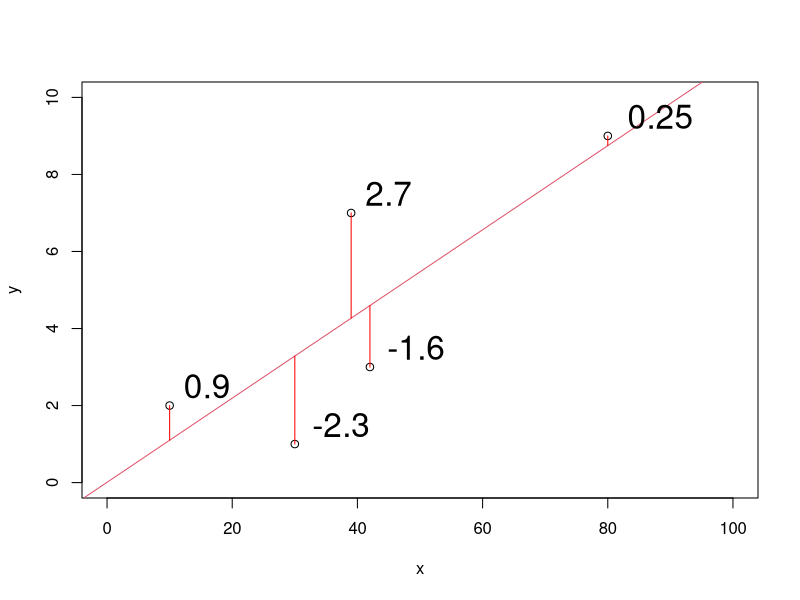

The R script that drew this image:
#--- Input data
x = c(10, 42, 39, 30, 80)
y = c(2,3,7,1,9)

#--- plot scatterplot and the regression line
lm1 <- lm(y ~ x)
plot(x, y, xlim=c(0,100), ylim=c(0,10))
abline(a = 0.007755, b = 0.109260, col=2) #note: this is easier and does the same thing: abline(lm1)

# calculate residuals and predicted values
res <- signif(residuals(lm1), 2)
fit <- predict(lm1)

# plot distances between points and the regression line
segments(x, y, x, fit, col="red")

# add labels (res values) to points
library(calibrate)
textxy(x, y, res, cex=2)
